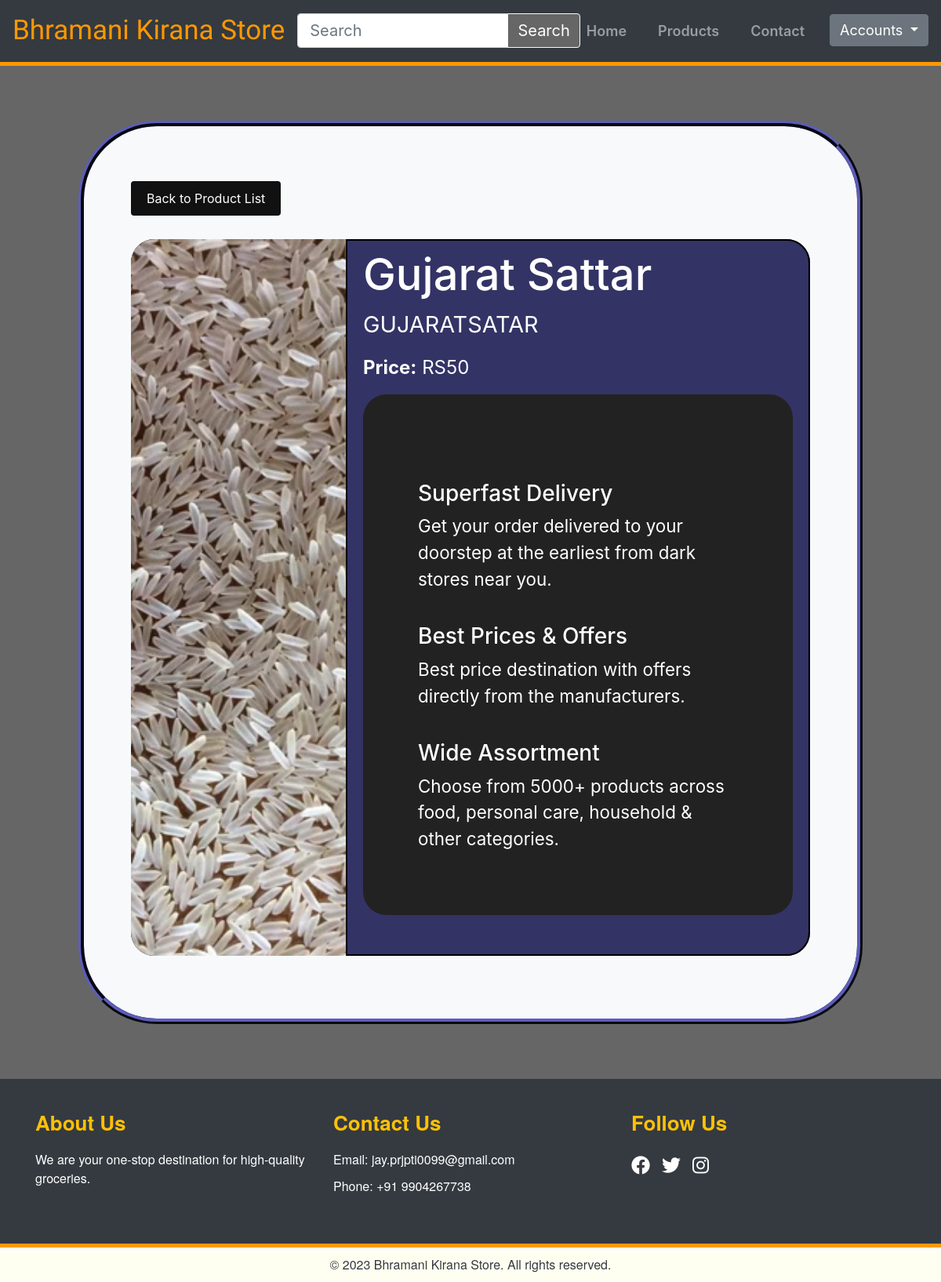
The app's page /productget/7 with its own data.
### jagruti/models.py (models this page shows)
class Product(models.Model):
    category = models.ForeignKey(Category, on_delete=models.CASCADE)
    Productname = models.CharField(max_length=200)
    Price = models.CharField(max_length=200)
    Quantity = models.CharField(max_length=200)
    Description = models.CharField(max_length=200)
    Image = models.ImageField(upload_to="productimage")

### jagruti/views.py (the view)
# urls.py: path("productget/<int:pk>", views.ProductDetails, name="productdetails"),
def ProductDetails(request, pk):
    a = Product.objects.get(pk=pk)
    return render(request, "jagruti/product_details.html", {'data': a})

### jagruti/templates/jagruti/product_details.html (shortened to what this page needs)
{% extends 'jagruti/base.html' %}
{% load static %}
{% block content %}
<link rel="stylesheet" href="{% static 'css/product_details.css' %}">
<section class="details">
  <div class="back-button">
    <a href="{% url 'productpage' %}" class="btn btn-primary">Back to Product List</a>
  </div>
  <div class="main-section">
    <div class="subsection image-section">
      <img src="{{ data.Image.url }}" alt="Product Image" class="img-fluid">
    </div>
    <div class="subsection details-section">
      <h2 class="product-title">{{ data.Productname }}</h2>
      <p class="product-description">{{ data.Description }}</p>
      <p class="product-price"><strong>Price:</strong> RS{{ data.Price }}</p>
  <div class="main-section">
    <div class="common-details">
      <h3>Superfast Delivery</h3>
      <p>Get your order delivered to your doorstep at the earliest from dark stores near you.</p>
      <h3>Best Prices & Offers</h3>
      <p>Best price destination with offers directly from the manufacturers.</p>
      <h3>Wide Assortment</h3>
      <p>Choose from 5000+ products across food, personal care, household & other categories.</p>
    </div>
  </div>
</section>
{% endblock %}

### static/css/product_details.css (style rules this page uses)
.details { background-color: #f8f9fa; padding: 40px 60px; margin:70px 100px; border: 7px ridge #336; border-radius: 100px; }
.back-button { margin: 30px 0px; }
.back-button a.btn-primary { background-color: #111; border: None; font-size: 1rem; padding: 10px 20px; }
.main-section { display: flex; background-color:#222; color: #fff; margin-bottom: 40px; border-radius:30px; }
.subsection { border-radius: 0px 30px 30px 0px; background-color: #336; color: #fff; overflow: hidden; }
.image-section { border-radius: 30px 0 0 30px; padding: 0px; flex: 1; }
.img-fluid { height: 100%; object-fit: cover; }
.details-section { padding: 10px 20px; flex: 2; border: 2px solid #000; }
.product-title { font-size: 3.5rem; }
.product-description { font-size: 1.8rem; }
.product-price { font-size: 1.5rem; }
.common-details { margin: 70px; }
.common-details h3 { margin-top: 40px; }
.common-details p { margin-bottom: 10px; font-size: 1.4rem; }

### jagruti/templates/jagruti/base.html (style rules this page uses)
:root { --theme-color: #666; }

### records on screen
Product: Image (picture), Productname "Gujarat Sattar", Description "GUJARATSATAR", Price "50"
